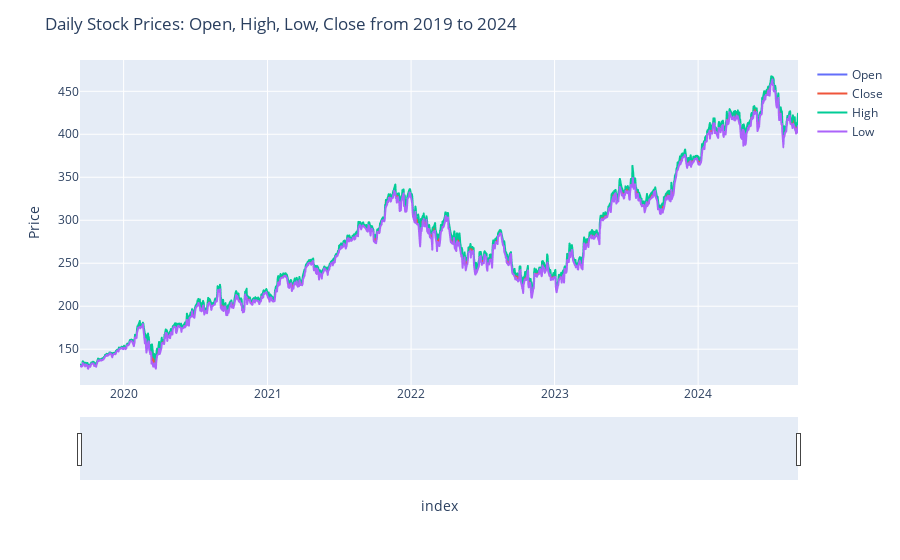

This figure's notebook cell:
### Code cell
# add lines for each column
fig = px.line(msft_df, x=msft_df.index, y=to_plot)

# axis labels and title
fig.update_layout(
    yaxis_title='Price', 
    legend_title="", 
    title='Daily Stock Prices: Open, High, Low, Close from 2019 to 2024'
)

# activate slider
fig.update_xaxes(rangeslider_visible=True)

### Figure 1 — Plotly figure (JSON) as saved in the notebook; plotly's stock layout.template omitted (floating-point values rounded to 4 significant figures; data arrays with more than 128 entries replaced by an {"elided": "..."} marker saying what was removed)
{"data": [{"hovertemplate": "variable=Open<br>index=%{x}<br>value=%{y}<extra></extra>", "legendgroup": "Open", "line": {"color": "#636efa", "dash": "solid"}, "marker": {"symbol": "circle"}, "mode": "lines", "name": "Open", "showlegend": true, "type": "scattergl", "x": {"elided": "1258 str values"}, "xaxis": "x", "y": {"elided": "1258 float values"}, "yaxis": "y"}, {"hovertemplate": "variable=Close<br>index=%{x}<br>value=%{y}<extra></extra>", "legendgroup": "Close", "line": {"color": "#EF553B", "dash": "solid"}, "marker": {"symbol": "circle"}, "mode": "lines", "name": "Close", "showlegend": true, "type": "scattergl", "x": {"elided": "1258 str values"}, "xaxis": "x", "y": {"elided": "1258 float values"}, "yaxis": "y"}, {"hovertemplate": "variable=High<br>index=%{x}<br>value=%{y}<extra></extra>", "legendgroup": "High", "line": {"color": "#00cc96", "dash": "solid"}, "marker": {"symbol": "circle"}, "mode": "lines", "name": "High", "showlegend": true, "type": "scattergl", "x": {"elided": "1258 str values"}, "xaxis": "x", "y": {"elided": "1258 float values"}, "yaxis": "y"}, {"hovertemplate": "variable=Low<br>index=%{x}<br>value=%{y}<extra></extra>", "legendgroup": "Low", "line": {"color": "#ab63fa", "dash": "solid"}, "marker": {"symbol": "circle"}, "mode": "lines", "name": "Low", "showlegend": true, "type": "scattergl", "x": {"elided": "1258 str values"}, "xaxis": "x", "y": {"elided": "1258 float values"}, "yaxis": "y"}], "layout": {"legend": {"title": {"text": ""}, "tracegroupgap": 0}, "margin": {"t": 60}, "title": {"text": "Daily Stock Prices: Open, High, Low, Close from 2019 to 2024"}, "xaxis": {"anchor": "y", "domain": [0, 1], "rangeslider": {"visible": true}, "title": {"text": "index"}}, "yaxis": {"anchor": "x", "domain": [0, 1], "title": {"text": "Price"}}}}
